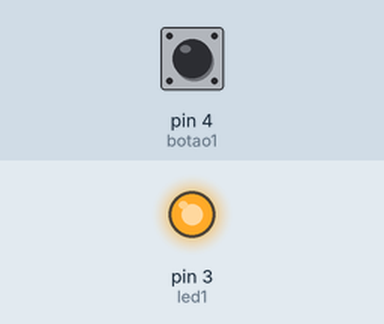
Simulated run of this sketch. Board: Arduino Uno, built with avr-gcc and run on an emulated ATmega328P. Shown: output pins drawn as LEDs (lit = HIGH). The test bench sets the inputs (shaded band); at power-on: pin 4 (botao1) LOW.

Above: at 1.2 s.
1.3 s: pin 4 (botao1) pulled HIGH for 0.15 s
At 2.1 s:
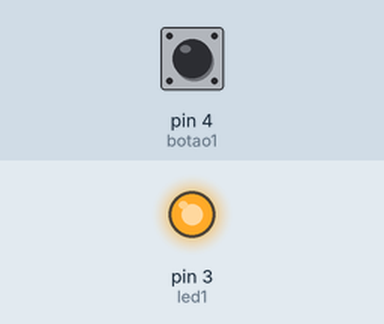
3.0 s: pin 4 (botao1) pulled HIGH for 1 s
At 3.5 s:
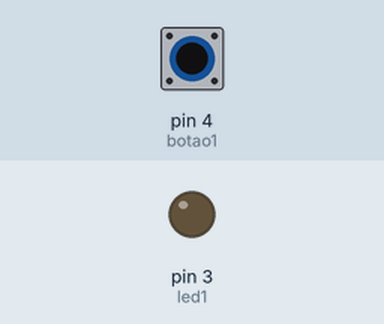
5.5 s: pin 4 (botao1) pulled HIGH for 0.15 s
At 5.69 s:
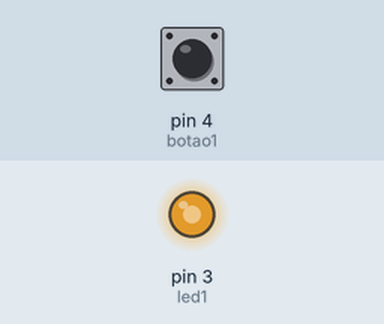
Timing chart, 0 to 8.5 s (numbered marks = the images above; inputs shaded):
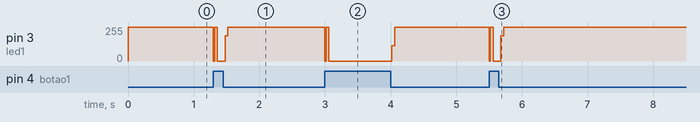

Measured:
- after the input at 1.3 s, pin 3 (led1): 255/255 → 0/255 at once, → 255/255 0.18 s later
- after the input at 3.0 s, pin 3 (led1): 255/255 → 0/255 at once, → 255/255 1.0 s later
- after the input at 5.5 s, pin 3 (led1): 255/255 → 0/255 at once, → 255/255 0.18 s later

The sketch:

codigo.ino
```cpp
const int botao1 = 4;
const int led1 = 3;

void setup()
{
  pinMode(botao1, INPUT);


  pinMode(led1, OUTPUT);

}

int valor1;


void loop()
{
  valor1 = digitalRead(botao1);
  digitalWrite(led1, HIGH);

 if(valor1){
  digitalWrite(led1, LOW);
  delay(10);


 }

}
```
